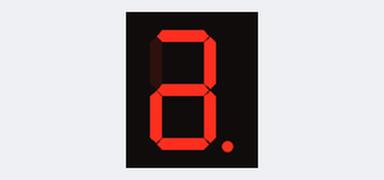
A sketch run on a simulated Arduino Uno, built with avr-gcc and run on an emulated ATmega328P. Shown: 1-digit seven-segment display. Wiring (inferred from the names in the program): 1-digit 7-segment display, segments lit when LOW: segments pin 2, pin 3, pin 4, pin 5, pin 6, pin 7, pin 8, pin 9. The segment pins are drawn as the display they are named for.

Above: at 0.1 s.
At 1.1 s:
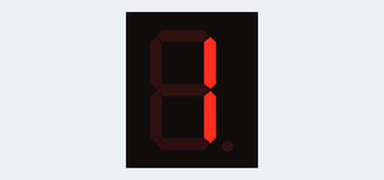
At 2.1 s:
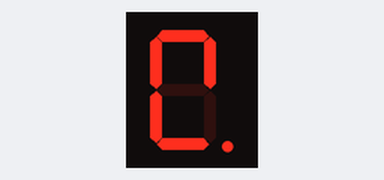
At 3.1 s:
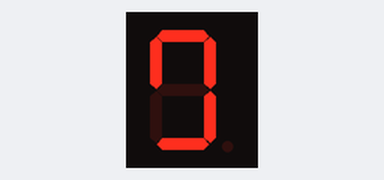
At 6.1 s:
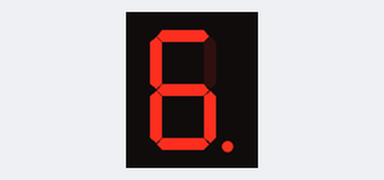
At 9.1 s:
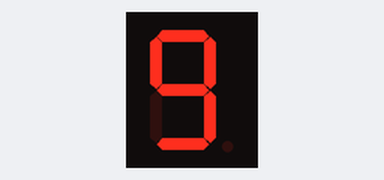

The sketch:

7_Segment_LED.ino
```cpp
const int a =2;
const int b =3;
const int c =4;
const int d =5;
const int e =6;
const int f =7;
const int g =8;
const int dp =9;
void setup()
{
  pinMode(a,OUTPUT);
  pinMode(b,OUTPUT);
  pinMode(c,OUTPUT);
  pinMode(d,OUTPUT);
  pinMode(e,OUTPUT);
  pinMode(f,OUTPUT);
  pinMode(g,OUTPUT);
  pinMode(dp,OUTPUT);

}

void loop()
{
  digitalWrite(a,LOW);
  digitalWrite(b,LOW);
  digitalWrite(c,LOW);
  digitalWrite(d,LOW);
  digitalWrite(e,LOW);  //0
  digitalWrite(f,HIGH);
  digitalWrite(g,LOW);
  digitalWrite(dp,LOW);
  delay(1000);
   digitalWrite(a,HIGH);
  digitalWrite(b,LOW);
  digitalWrite(c,LOW);
  digitalWrite(d,HIGH);    //1
  digitalWrite(e,HIGH);
  digitalWrite(f,HIGH);
  digitalWrite(g,HIGH);
  digitalWrite(dp,HIGH);
  delay(1000);
   digitalWrite(a,LOW);
  digitalWrite(b,LOW);
  digitalWrite(c,HIGH);
  digitalWrite(d,LOW);   //2
  digitalWrite(e,LOW);
  digitalWrite(f,LOW);
  digitalWrite(g,HIGH);
  digitalWrite(dp,LOW);
  delay(1000);
   digitalWrite(a,LOW);
  digitalWrite(b,LOW);
  digitalWrite(c,LOW);
  digitalWrite(d,LOW);
  digitalWrite(e,HIGH);     //3
  digitalWrite(f,LOW);
  digitalWrite(g,HIGH);
  digitalWrite(dp,HIGH);
  delay(1000);
   digitalWrite(a,HIGH);
  digitalWrite(b,LOW);
  digitalWrite(c,LOW);
  digitalWrite(d,HIGH);     //4
  digitalWrite(e,HIGH);
  digitalWrite(f,LOW);
  digitalWrite(g,LOW);
  digitalWrite(dp,LOW);
  delay(1000);
   digitalWrite(a,LOW);
  digitalWrite(b,HIGH);
  digitalWrite(c,LOW);
  digitalWrite(d,LOW);    //5
  digitalWrite(e,HIGH);
  digitalWrite(f,LOW);
  digitalWrite(g,LOW);
  digitalWrite(dp,HIGH);
  delay(1000);
   digitalWrite(a,LOW);
  digitalWrite(b,HIGH);
  digitalWrite(c,LOW);
  digitalWrite(d,LOW);    //6
  digitalWrite(e,LOW);
  digitalWrite(f,LOW);
  digitalWrite(g,LOW);
  digitalWrite(dp,LOW);
  delay(1000);
   digitalWrite(a,LOW);
  digitalWrite(b,LOW);
  digitalWrite(c,LOW);
  digitalWrite(d,HIGH);
  digitalWrite(e,HIGH);     //7
  digitalWrite(f,HIGH);
  digitalWrite(g,HIGH);
  digitalWrite(dp,HIGH);
  delay(1000);
   digitalWrite(a,LOW);
  digitalWrite(b,LOW);
  digitalWrite(c,LOW);
  digitalWrite(d,LOW);    //8
  digitalWrite(e,LOW);
  digitalWrite(f,LOW);
  digitalWrite(g,LOW);
  digitalWrite(dp,LOW);
  delay(1000);
  digitalWrite(a,LOW);
  digitalWrite(b,LOW);
  digitalWrite(c,LOW);
  digitalWrite(d,LOW);    //9
  digitalWrite(e,HIGH);
  digitalWrite(f,LOW);
  digitalWrite(g,LOW);
  digitalWrite(dp,HIGH);
  delay(1000);

}
```

Measured:
- by itself, everything shown: repeats every 10.0 s, in 10 steps
- what the display in image 1 shows lasts 1.0 s, from 1.0 s to 2.0 s
